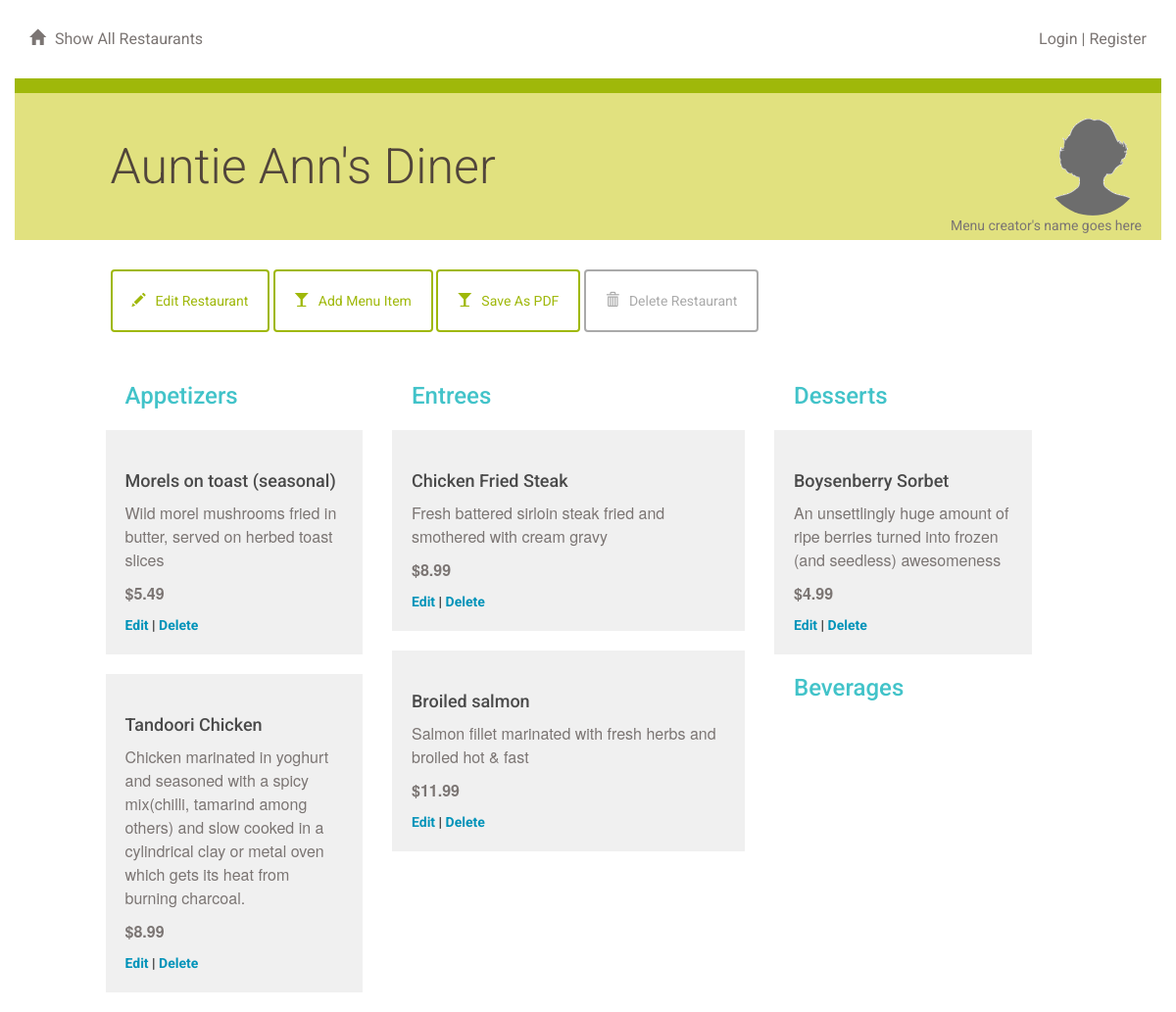
Screenshot of /restaurant/7/menu/ with the database file from the repository.
### project/models.py (models this page shows, shortened)
class Restaurant(db.Model):
    id = db.Column(db.Integer, primary_key=True)
    name = db.Column(db.String(250), nullable=False)

class MenuItem(db.Model):
    name = db.Column(db.String(80), nullable=False)
    id = db.Column(db.Integer, primary_key=True)
    description = db.Column(db.String(250))
    price = db.Column(db.String(8))
    course = db.Column(db.String(250))
    restaurant_id = db.Column(db.Integer, db.ForeignKey('restaurant.id'))
    restaurant = db.    relationship(Restaurant)

### project/main.py (the view)
@main.route('/restaurant/<int:restaurant_id>/')
@main.route('/restaurant/<int:restaurant_id>/menu/')
def showMenu(restaurant_id):
    restaurant = db.session.query(Restaurant).filter_by(id=restaurant_id).one()
    items = db.session.query(MenuItem).filter_by(
        restaurant_id=restaurant_id).all()
    return render_template('menu.html', items=items, restaurant=restaurant)

### project/templates/menu.html (shortened to what this page needs)
{% extends "main.html" %}
{% block content %}
{% include "header.html" %}
	<div class="row divider green">
		<div class="col-md-12"></div>
	</div>
	<div class="row banner menu">
		<div class="col-md-11 col-md-offset-1 padding-none">
			<h1>{{ restaurant.name }}
			<figure class="creator">
				<img src="{{ url_for('static', filename='blank_user.gif') }}">
				<figcaption>Menu creator's name goes here</figcaption>
			</figure>
			</h1>
		</div>
	</div>
	<div class="row padding-top padding-bottom">
		<div class="col-md-1"></div>
		<div class="col-md-11 padding-none">
			<a href="{{url_for('main.editRestaurant', restaurant_id = restaurant.id )}}">
				<button class="btn btn-default" id="new-menu-item">
					<span class="glyphicon glyphicon-pencil" aria-hidden="true"></span>Edit Restaurant
				</button>
			</a>
			<a href="{{url_for('main.newMenuItem', restaurant_id = restaurant.id )}}">
				<button class="btn btn-default" id="new-menu-item">
					<span class="glyphicon glyphicon-glass" aria-hidden="true"></span>Add Menu Item
				</button>
			</a>
			<a href="{{url_for('main.print_pdf', restaurant_id=restaurant.id )}}">
				<button class="btn btn-default" id="pdf">
					<span class="glyphicon glyphicon-glass" aria-hidden="true"></span>Save As PDF
				</button>
			</a>
						<a href="{{url_for('main.deleteRestaurant', restaurant_id = restaurant.id )}}">
				<button class="btn btn-default delete" id="delete-restaurant">
					<span class="glyphicon glyphicon-trash" aria-hidden="true"></span>Delete Restaurant
				</button>
			</a>
		</div>
		<div class="col-md-7"></div>
	</div>
	{% if items !=[] %}
		<div class="row">
			<div class="col-md-1"></div>
			<div class="col-md-3">
				<h2>Appetizers</h2>
					{% for i in items %}
						{% if i.course == 'Appetizer' %}
							<div class="menu-item">
								<h3>{{i.name}}</h3>
								<p>{{i.description}}</p>
								<p class="menu-price">{{i.price}}</p>
								<a href='{{url_for('main.editMenuItem', restaurant_id = restaurant.id, menu_id=i.id ) }}'>Edit</a> |
								<a href='{{url_for('main.deleteMenuItem', restaurant_id = restaurant.id, menu_id=i.id ) }}'>Delete</a>
							</div>
						{% endif %}
					{% endfor %}
			</div>
			<div class="col-md-4">
				<h2>Entrees</h2>
					{% for i in items %}
						{% if i.course == 'Entree' %}
						<div class="menu-item">
							<h3>{{i.name}}</h3>
							<p>{{i.description}}</p>
							<p class="menu-price">{{i.price}}</p>
							<a href='{{url_for('main.editMenuItem', restaurant_id = restaurant.id, menu_id=i.id ) }}'>Edit</a> |
							<a href='{{url_for('main.deleteMenuItem', restaurant_id = restaurant.id, menu_id=i.id ) }}'>Delete</a>
						</div>
						{% endif %}
					{% endfor %}
			</div>
			<div class="col-md-3">
				<h2>Desserts</h2>
					{% for i in items %}
						{% if i.course == 'Dessert' %}
						<div class="menu-item">
							<h3>{{i.name}}</h3>
							<p>{{i.description}}</p>
							<p class="menu-price">{{i.price}}</p>
							<a href='{{url_for('main.editMenuItem', restaurant_id = restaurant.id, menu_id=i.id ) }}'>Edit</a> |
							<a href='{{url_for('main.deleteMenuItem', restaurant_id = restaurant.id, menu_id=i.id ) }}'>Delete</a>
						</div>
						{% endif %}
					{% endfor %}
				<h2>Beverages</h2>
			</div>
			<div class="col-md-1"></div>
		</div>
	{% endif %}
{% endblock %}

### project/static/styles.css (style rules this page uses)
* { font-family: "Helvetica Neue Bold", Roboto, Helvetica, Arial, sans-serif; font-weight: 700; }
h1 { font-family: "Helvetica Neue Light", Roboto, Helvetica, Arial, sans-serif; font-size: 50px; color: #51453B; line-height: 60px; font-weight: 300; }
h2 { font-size: 24px; color: #42C3C9; line-height: 29px; }
h3 { font-size: 18px; color: #4A4A4A; line-height: 23px; }
p { font-family: "Helvetica Neue", Roboto, Helvetica, Arial, sans-serif; font-size: 16px; color: #7B7573; line-height: 24px; font-weight: 400; }
a { font-size: 14px; color: #0093B9; line-height: 17px; }
.padding-top { padding-top: 30px; }
.padding-bottom { padding-bottom: 30px; }
.padding-none { padding: 0; }
.btn { padding: 20px; margin: 0; border-color: #9FB80A; border-width: 2px; color: #9FB80A;; }
.btn.delete { border-color: #aaaaaa; color: #aaaaaa; }
.glyphicon { margin-right: 10px; }
.divider { height: 15px; }
.divider.green { background-color: #9FB80A; }
.banner.menu { height: 150px; background-color: #E1E17F; }
.banner h1 { margin: 45px 0; }
.menu-item { background: #F0F0F0; padding: 20px; margin: 20px; margin-left: -20px; }
.menu-price { font-weight: 700; }
.creator { padding-right: 20px; margin-top: -20px; text-align: right; float:right; }
.creator img { width: 100px; border-radius: 50%; }
.creator figcaption { font-size: 14px; color: #7B7573; font-weight: 400; margin-top: -20px; }

### rows the page displays
Restaurant: name "Auntie Ann's Diner"
MenuItem: name "Morels on toast (seasonal)", description "Wild morel mushrooms fried in butter, served on herbed toast slices", price "$5.49"
MenuItem: name "Tandoori Chicken", description "Chicken marinated in yoghurt and seasoned with a spicy mix(chilli, tamarind among others) and slow cooked in a cylindrical clay or metal oven which gets its heat from burning charcoal.", price "$8.99"
MenuItem: name "Chicken Fried Steak", description "Fresh battered sirloin steak fried and smothered with cream gravy", price "$8.99"
MenuItem: name "Broiled salmon", description "Salmon fillet marinated with fresh herbs and broiled hot & fast", price "$11.99"
MenuItem: name "Boysenberry Sorbet", description "An unsettlingly huge amount of ripe berries turned into frozen (and seedless) awesomeness", price "$4.99"
